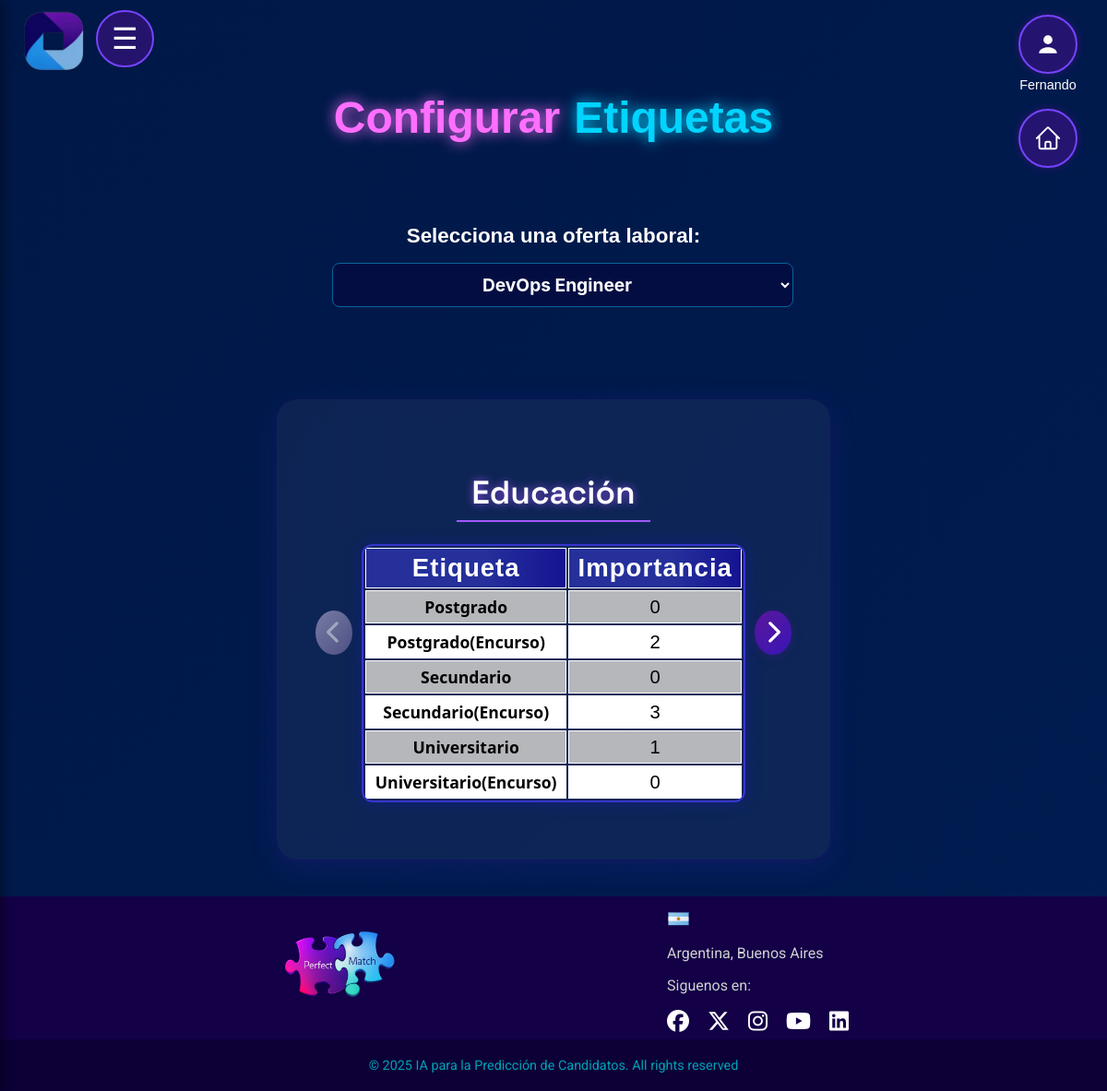
Before: /etiquetas?idOfer=3 (signed in) with the older database file.
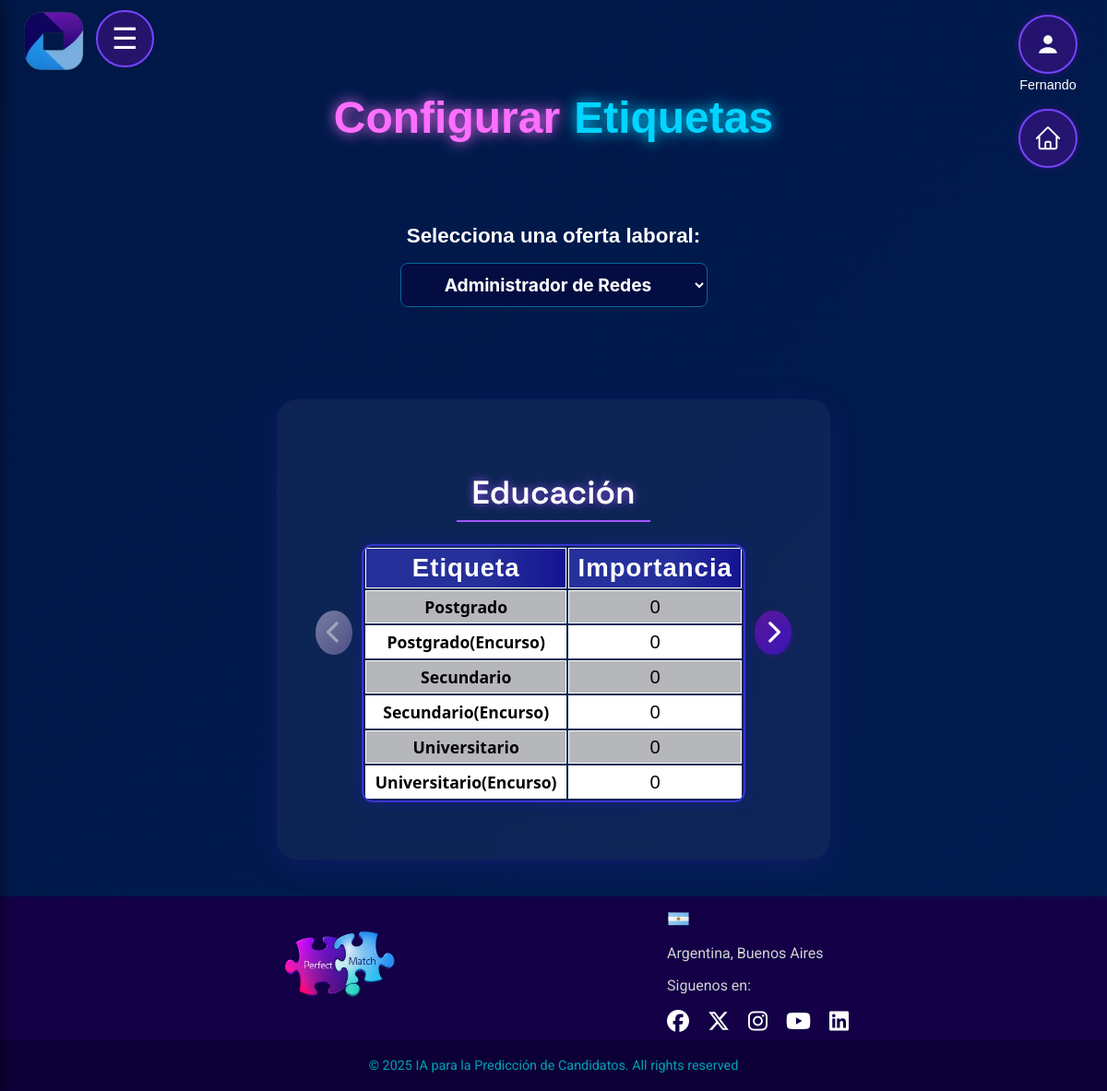
After: the same page with the newer database file.
### app.py (models this page shows)
class OfertaEducacion(db.Model):
    __tablename__ = 'oferta_educacion'
    id = db.Column(db.Integer, primary_key=True, autoincrement=True)
    idOfer = db.Column(db.Integer, db.ForeignKey('oferta_laboral.idOfer'))
    idEdu = db.Column(db.Integer, db.ForeignKey('educacion.idedu'))
    importancia = db.Column(db.Integer, nullable=False)
    oferta = db.relationship('OfertaLaboral', back_populates='educaciones')
    educacion = db.relationship('Educacion')

class Educacion(db.Model):
    __tablename__ = 'educacion'
    idedu = db.Column(db.Integer, primary_key=True)
    nombre = db.Column(db.String(100), nullable=False, unique=True)

### app.py (the view)
@app.route("/etiquetas", methods=["GET", "POST"])
@login_required(roles=["Admin_RRHH", "Supervisor"])
def mostrar_etiquetas(idOfer=None):
    ofertas = OfertaLaboral.query.all()
    ofertas_activas = OfertaLaboral.query.filter_by(estado="Activa").all()
    if not idOfer:
        idOfer = request.form.get("idOfer") if request.method == "POST" else request.args.get("idOfer")
        if not idOfer and ofertas:
            idOfer = ofertas[0].idOfer
    educaciones, tecnologias, habilidades, tecnologias2, habilidades2 = [], [], [], [], []
    if idOfer:
        oferta = OfertaLaboral.query.get(idOfer)
        educaciones = OfertaEducacion.query.filter_by(idOfer=idOfer).all()
        tecnologias = OfertaTecnologia.query.filter_by(idOfer=idOfer).all()
        habilidades = OfertaHabilidad.query.filter_by(idOfer=idOfer).all()
        tecnologias2 = OfertaTecnologia2.query.filter_by(idOfer=idOfer).all()
        habilidades2 = OfertaHabilidad2.query.filter_by(idOfer=idOfer).all()
        df_edu = pd.DataFrame([{"Nombre": e.educacion.nombre, "Valor": e.importancia} for e in educaciones]) if educaciones else pd.DataFrame()
        df_tec = pd.DataFrame([{"Nombre": t.tecnologia.nombre, "Valor": t.importancia} for t in tecnologias]) if tecnologias else pd.DataFrame()
        df_hab = pd.DataFrame([{"Nombre": h.habilidad.nombre, "Valor": h.importancia} for h in habilidades]) if habilidades else pd.DataFrame()
        df_tec2 = pd.DataFrame([{"Nombre": t2.tecnologia2.nombre, "Valor": t2.importancia} for t2 in tecnologias2]) if tecnologias2 else pd.DataFrame()
        df_hab2 = pd.DataFrame([{"Nombre": h2.habilidad2.nombre, "Valor": h2.importancia} for h2 in habilidades2]) if habilidades2 else pd.DataFrame()
        tabla_edu = df_edu.to_html(classes="table table-bordered", index=False) if not df_edu.empty else "<p>No hay etiquetas de educación</p>"
        tabla_tec = df_tec.to_html(classes="table table-bordered", index=False) if not df_tec.empty else "<p>No hay etiquetas de tecnología</p>"
        tabla_tec2 = df_tec2.to_html(classes="table table-bordered", index=False) if not df_tec2.empty else "<p>No hay etiquetas de tecnología secundaria</p>"
        tabla_hab = df_hab.to_html(classes="table table-bordered", index=False) if not df_hab.empty else "<p>No hay etiquetas de habilidades</p>"
        tabla_hab2 = df_hab2.to_html(classes="table table-bordered", index=False) if not df_hab2.empty else "<p>No hay etiquetas de habilidades secundarias</p>"
    else:
        oferta, tabla_edu, tabla_tec, tabla_tec2, tabla_hab, tabla_hab2 = None, "", "", "", "", ""
    return render_template("etiquetas.html",
                           ofertas=ofertas,
                           ofertas_activas=ofertas_activas,
                           oferta=oferta,
                           idOfer=idOfer,
                           tabla_edu=tabla_edu,
                           tabla_tec=tabla_tec,
                           tabla_hab=tabla_hab,
                           tabla_tec2=tabla_tec2,
                           tabla_hab2=tabla_hab2,
                           educaciones=educaciones,
                           tecnologias=tecnologias,
                           habilidades=habilidades,
                           tecnologias2=tecnologias2,
                           habilidades2=habilidades2)

### app.py (called while the page is built)
def login_required(roles=None):
    def decorator(f):
        @wraps(f)
        def wrapped(*args, **kwargs):
            if 'username' not in session:
                return redirect(url_for('login'))
            if roles and session.get('type') not in roles:
                return "Acceso no autorizado"
            return f(*args, **kwargs)
        return wrapped
    return decorator

### templates/etiquetas.html (shortened to what this page needs)
<!DOCTYPE html>
<html lang="es">
<head>
  <link rel="stylesheet" href="https://cdnjs.cloudflare.com/ajax/libs/font-awesome/6.5.0/css/all.min.css">
  <link rel="stylesheet" href="{{ url_for('static', filename='css/header_general.css') }}">
  <link rel="stylesheet" href="{{ url_for('static', filename='css/menu.css') }}">
  <link rel="stylesheet" href="{{ url_for('static', filename='css/footer.css') }}">
  <link rel="stylesheet" href="{{ url_for('static', filename='etiquetas.css') }}">
  <link rel="stylesheet" href="{{ url_for('static', filename='css/fragments/particles.css') }}">
  <link rel="stylesheet" href="{{ url_for('static', filename='css/fragments/titles.css') }}">
  <link rel="stylesheet" href="{{ url_for('static', filename='css/fragments/box-background.css') }}">
</head>
<body class="container mt-4">
  {% include "fragments/particles.html" %}
  {% include "layout/header_general.html" %}
  {% include "layout/menu.html" %}
  <main>
  <h1><p class="title-perfect-violet">Configurar </p><p class="title-match-blue">Etiquetas</p></h1>
    <form method="GET" action="{{ url_for('mostrar_etiquetas') }}" style="background: transparent;">
      <label for="idOfer" style="font-size: 1.4rem !important;">Selecciona una oferta laboral:</label>
      <select name="idOfer" onchange="this.form.submit()" style="text-align: center; width: fit-content !important; font-size: 1.2rem; font-weight: bold;">
        {% for ofer in ofertas %}
        <option value="{{ ofer.idOfer }}" {% if ofer.idOfer|string==idOfer|string %}selected{% endif %}>
          {{ ofer.nombre }}
        </option>
        {% endfor %}
      </select>
    </form>
    {% if oferta %}
    <div class="carousel-container active">
      <div class="box-background-child">
      <button class="carousel-arrow left" id="prevChart"><i class="fa fa-chevron-left"></i></button>
      <div class="carousel-wrapper">
        <div class="carousel-chart active">
          <h3 class="titulo-centrado">Educación</h3>
          <table class="table table-bordered">
            <thead>
              <tr>
                <th>Etiqueta</th>
                <th>Importancia</th>
              </tr>
            </thead>
            <tbody>
              {% for edu in educaciones %}
              <tr>
                <td>{{ edu.educacion.nombre }}</td>
                <td>
                  {% if oferta.idOfer in ofertas_activas|map(attribute='idOfer') %}
                  <div class="input-num-custom">
                    <button type="button" class="btn-num menos" tabindex="-1">–</button>
                    <input type="number" min="0" max="3" value="{{ edu.importancia }}" class="input-importancia"
                      data-id="{{ edu.id }}" data-tipo="educacion">
                    <button type="button" class="btn-num mas" tabindex="-1">+</button>
                  </div>
                  {% else %}
                  {{ edu.importancia }}
                  {% endif %}
                </td>
              </tr>
              {% endfor %}
            </tbody>
          </table>
        </div>
      </div>
      <button class="carousel-arrow right" id="nextChart"><i class="fa fa-chevron-right"></i></button>
    </div>
    </div>
    {% else %}
    <p>No hay ofertas laborales disponibles.</p>
    {% endif %}
  </main>
  {% include "layout/footer.html" %}
</body>
</html>

Changed rows visible on the page:
changed OfertaEducacion "Postgrado(Encurso)": importancia "2" → "0"
changed OfertaEducacion "Secundario(Encurso)": importancia "3" → "0"
changed OfertaEducacion "Universitario": importancia "1" → "0"
Other visible differences:
form field idOfer: "DevOps Engineer" → "Administrador de Redes"
